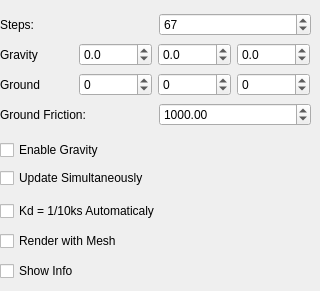
          <widget class="QWidget" name="tabParSim">
           <attribute name="title">
            <string>Parameters Simulation</string>
           </attribute>
           <widget class="QWidget" name="layoutWidget">
            <property name="geometry">
             <rect>
              <x>0</x>
              <y>10</y>
              <width>311</width>
              <height>29</height>
             </rect>
            </property>
            <layout class="QHBoxLayout" name="horizontalLayout">
             <item>
              <widget class="QLabel" name="label">
               <property name="text">
                <string>Steps:</string>
               </property>
              </widget>
             </item>
             <item>
              <widget class="QSpinBox" name="stepSim">
               <property name="minimum">
                <number>1</number>
               </property>
               <property name="maximum">
                <number>1000</number>
               </property>
               <property name="value">
                <number>67</number>
               </property>
              </widget>
             </item>
            </layout>
           </widget>
           <widget class="QCheckBox" name="enableGravity">
            <property name="geometry">
             <rect>
              <x>0</x>
              <y>140</y>
              <width>131</width>
              <height>20</height>
             </rect>
            </property>
            <property name="text">
             <string>Enable Gravity</string>
            </property>
           </widget>
           <widget class="QWidget" name="layoutWidget1">
            <property name="geometry">
             <rect>
              <x>0</x>
              <y>40</y>
              <width>310</width>
              <height>29</height>
             </rect>
            </property>
            <layout class="QHBoxLayout" name="horizontalLayout_10">
             <item>
              <widget class="QLabel" name="label_11">
               <property name="text">
                <string>Gravity</string>
               </property>
              </widget>
             </item>
             <item>
              <widget class="QDoubleSpinBox" name="gravx">
               <property name="decimals">
                <number>1</number>
               </property>
               <property name="minimum">
                <double>-99.000000000000000</double>
               </property>
               <property name="maximum">
                <double>99.000000000000000</double>
               </property>
              </widget>
             </item>
             <item>
              <widget class="QDoubleSpinBox" name="gravy">
               <property name="decimals">
                <number>1</number>
               </property>
               <property name="minimum">
                <double>-99.000000000000000</double>
               </property>
               <property name="maximum">
                <double>99.000000000000000</double>
               </property>
               <property name="value">
                <double>0.000000000000000</double>
               </property>
              </widget>
             </item>
             <item>
              <widget class="QDoubleSpinBox" name="gravz">
               <property name="decimals">
                <number>1</number>
               </property>
               <property name="minimum">
                <double>-99.000000000000000</double>
               </property>
               <property name="maximum">
                <double>99.000000000000000</double>
               </property>
              </widget>
             </item>
            </layout>
           </widget>
           <widget class="QCheckBox" name="checkBox">
            <property name="geometry">
             <rect>
              <x>0</x>
              <y>170</y>
              <width>281</width>
              <height>16</height>
             </rect>
            </property>
            <property name="text">
             <string>Update Simultaneously</string>
            </property>
           </widget>
           <widget class="QCheckBox" name="kdtoks">
            <property name="geometry">
             <rect>
              <x>0</x>
              <y>200</y>
              <width>201</width>
              <height>22</height>
             </rect>
            </property>
            <property name="text">
             <string>Kd = 1/10ks Automaticaly</string>
            </property>
           </widget>
           <widget class="QCheckBox" name="checkMesh">
            <property name="geometry">
             <rect>
              <x>0</x>
              <y>230</y>
              <width>181</width>
              <height>22</height>
             </rect>
            </property>
            <property name="text">
             <string>Render with Mesh</string>
            </property>
           </widget>
           <widget class="QCheckBox" name="infoShow">
            <property name="geometry">
             <rect>
              <x>0</x>
              <y>260</y>
              <width>97</width>
              <height>22</height>
             </rect>
            </property>
            <property name="text">
             <string>Show Info</string>
            </property>
           </widget>
           <widget class="QWidget" name="layoutWidget1_2">
            <property name="geometry">
             <rect>
              <x>0</x>
              <y>70</y>
              <width>310</width>
              <height>29</height>
             </rect>
            </property>
            <layout class="QHBoxLayout" name="horizontalLayout_45">
             <item>
              <widget class="QLabel" name="label_42">
               <property name="text">
                <string>Ground</string>
               </property>
              </widget>
             </item>
             <item>
              <widget class="QDoubleSpinBox" name="groundx">
               <property name="decimals">
                <number>0</number>
               </property>
               <property name="minimum">
                <double>-180.000000000000000</double>
               </property>
               <property name="maximum">
                <double>180.000000000000000</double>
               </property>
              </widget>
             </item>
             <item>
              <widget class="QDoubleSpinBox" name="groundy">
               <property name="decimals">
                <number>0</number>
               </property>
               <property name="minimum">
                <double>-180.000000000000000</double>
               </property>
               <property name="maximum">
                <double>180.000000000000000</double>
               </property>
               <property name="value">
                <double>0.000000000000000</double>
               </property>
              </widget>
             </item>
             <item>
              <widget class="QDoubleSpinBox" name="groundz">
               <property name="decimals">
                <number>0</number>
               </property>
               <property name="minimum">
                <double>-180.000000000000000</double>
               </property>
               <property name="maximum">
                <double>180.000000000000000</double>
               </property>
              </widget>
             </item>
            </layout>
           </widget>
           <widget class="QWidget" name="layoutWidget">
            <property name="geometry">
             <rect>
              <x>0</x>
              <y>100</y>
              <width>311</width>
              <height>29</height>
             </rect>
            </property>
            <layout class="QHBoxLayout" name="horizontalLayout_46">
             <item>
              <widget class="QLabel" name="label_43">
               <property name="text">
                <string>Ground Friction:</string>
               </property>
              </widget>
             </item>
             <item>
              <widget class="QDoubleSpinBox" name="frictionGround">
               <property name="maximum">
                <double>9999.000000000000000</double>
               </property>
               <property name="value">
                <double>1000.000000000000000</double>
               </property>
              </widget>
             </item>
            </layout>
           </widget>
          </widget>
